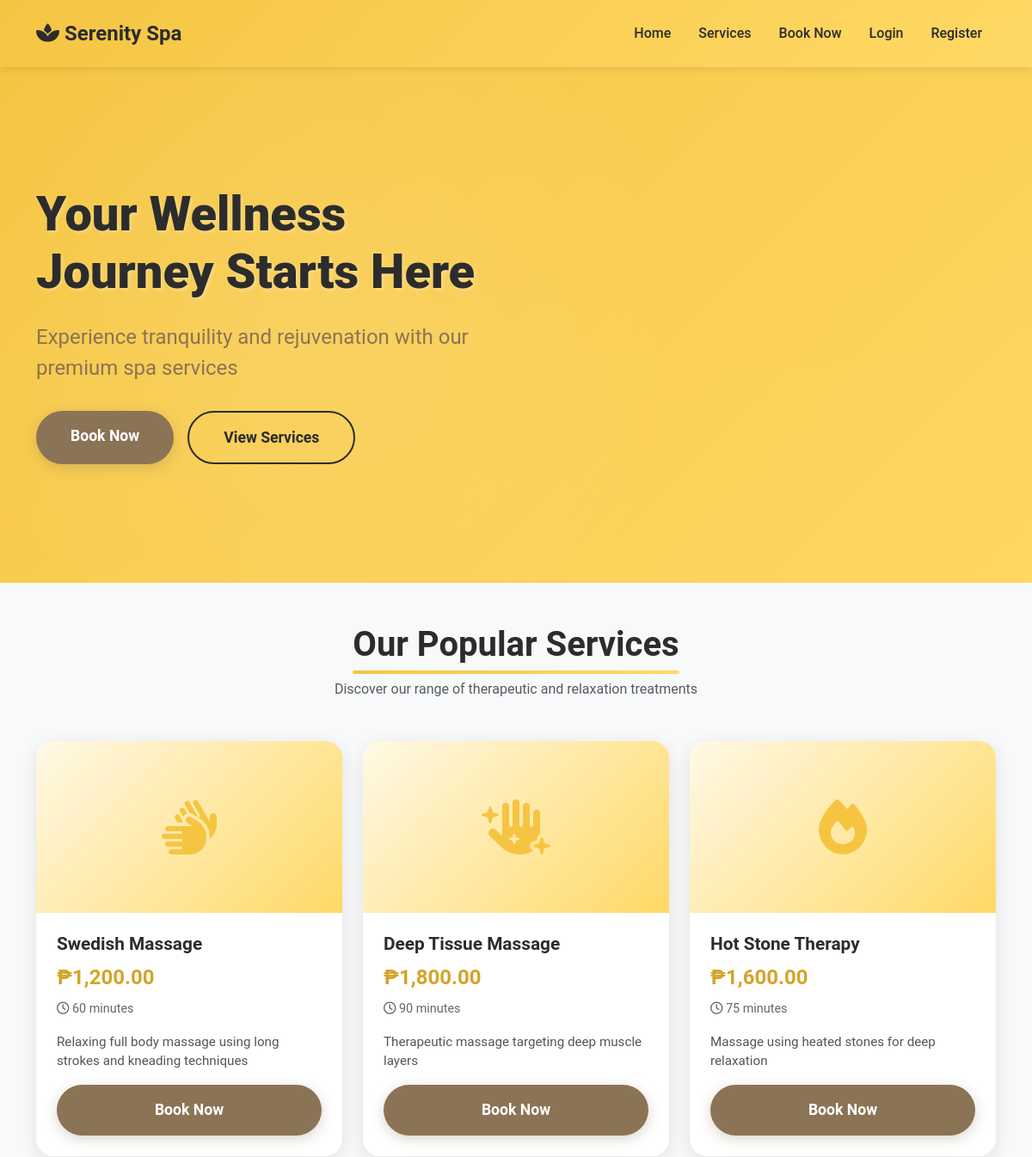
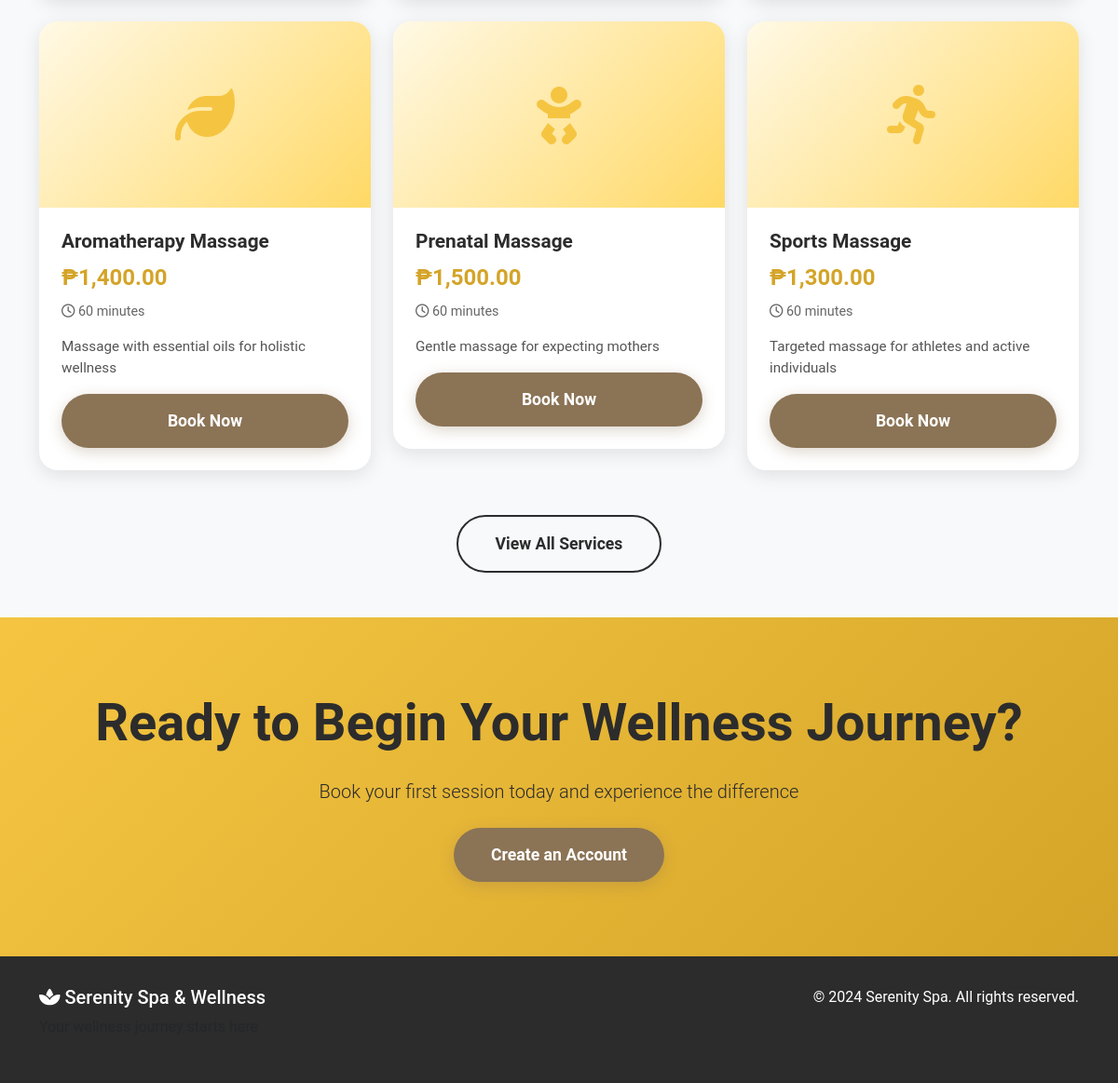
The page / on the database its author committed (2 pictures, top to bottom).
### tables this page shows
CREATE TABLE IF NOT EXISTS services (
service_id INT AUTO_INCREMENT PRIMARY KEY,
service_name VARCHAR(100) NOT NULL,
description TEXT,
duration INT NOT NULL COMMENT 'Duration in minutes',
price DECIMAL(10,2) NOT NULL,
created_at TIMESTAMP DEFAULT CURRENT_TIMESTAMP,
updated_at TIMESTAMP DEFAULT CURRENT_TIMESTAMP ON UPDATE CURRENT_TIMESTAMP
);

### config.php (called while the page is built, shortened)
<?php
function isLoggedIn() {
    return isset($_SESSION['user_id']);
}
?>

### index.php (the view, shortened to what this page needs)
<?php
require 'config.php';
$services = $conn->query("SELECT * FROM services ORDER BY service_id ASC LIMIT 6");
?>
<!DOCTYPE html>
<html lang="en">
<head>
    <link href="https://cdn.jsdelivr.net/npm/bootstrap@5.3.0/dist/css/bootstrap.min.css" rel="stylesheet">
    <link rel="stylesheet" href="https://cdnjs.cloudflare.com/ajax/libs/font-awesome/6.4.0/css/all.min.css">
</head>
<body>
    <nav class="navbar navbar-expand-lg sticky-top">
        <div class="container">
            <a class="navbar-brand" href="index.php">
                <i class="fas fa-spa"></i> Serenity Spa
            </a>
            <div class="collapse navbar-collapse" id="navbarNav">
                <ul class="navbar-nav ms-auto">
                    <li class="nav-item">
                        <a class="nav-link" href="index.php">Home</a>
                    </li>
                    <li class="nav-item">
                        <a class="nav-link" href="services.php">Services</a>
                    </li>
                    <li class="nav-item">
                        <a class="nav-link" href="booking.php">Book Now</a>
                    </li>
                    <?php if (isLoggedIn()): ?>
                        <li class="nav-item">
                            <a class="nav-link" href="dashboard.php">Dashboard</a>
                        </li>
                        <li class="nav-item">
                            <a class="nav-link" href="logout.php">Logout</a>
                        </li>
                    <?php else: ?>
                        <li class="nav-item">
                            <a class="nav-link" href="login.php">Login</a>
                        </li>
                        <li class="nav-item">
                            <a class="nav-link" href="register.php">Register</a>
                        </li>
                    <?php endif; ?>
                </ul>
            </div>
        </div>
    </nav>
    <section class="hero-section">
        <div class="container">
            <div class="row align-items-center">
                <div class="col-lg-6 hero-content fade-in-up">
                    <h1 class="hero-title">Your Wellness Journey Starts Here</h1>
                    <p class="hero-subtitle">Experience tranquility and rejuvenation with our premium spa services</p>
                    <div class="d-flex gap-3">
                        <a href="booking.php" class="btn btn-primary-custom">Book Now</a>
                        <a href="services.php" class="btn btn-secondary-custom">View Services</a>
                    </div>
                </div>
            </div>
        </div>
    </section>
    <section class="py-5 bg-light">
        <div class="container">
            <div class="text-center mb-5">
                <h2 class="section-title">Our Popular Services</h2>
                <p class="text-muted">Discover our range of therapeutic and relaxation treatments</p>
            </div>
            <div class="row g-4">
                <?php
                $icons = ['fa-hands', 'fa-hand-sparkles', 'fa-fire', 'fa-leaf', 'fa-baby', 'fa-running'];
                $i = 0;
                while ($service = $services->fetch_assoc()):
                ?>
                <div class="col-md-6 col-lg-4">
                    <div class="service-card">
                        <div class="service-img">
                            <i class="fas <?= $icons[$i % 6] ?>"></i>
                        </div>
                        <div class="service-card-body">
                            <h3 class="service-title"><?= htmlspecialchars($service['service_name']) ?></h3>
                            <div class="service-price">₱<?= number_format($service['price'], 2) ?></div>
                            <div class="service-duration">
                                <i class="far fa-clock"></i> <?= $service['duration'] ?> minutes
                            </div>
                            <p class="service-description"><?= htmlspecialchars($service['description']) ?></p>
                            <a href="booking.php?service_id=<?= $service['service_id'] ?>" class="btn btn-primary-custom w-100">
                                Book Now
                            </a>
                        </div>
                    </div>
                </div>
                <?php
                $i++;
                endwhile;
                ?>
            </div>
            <div class="text-center mt-5">
                <a href="services.php" class="btn btn-secondary-custom">View All Services</a>
            </div>
        </div>
    </section>
    <section class="cta-section">
        <div class="container text-center">
            <h2 class="display-4 fw-bold mb-4">Ready to Begin Your Wellness Journey?</h2>
            <p class="lead mb-4">Book your first session today and experience the difference</p>
            <a href="register.php" class="btn btn-primary-custom btn-lg">Create an Account</a>
        </div>
    </section>
    <footer>
        <div class="container">
            <div class="row">
                <div class="col-md-6">
                    <h5><i class="fas fa-spa"></i> Serenity Spa & Wellness</h5>
                    <p class="text-muted">Your wellness journey starts here</p>
                </div>
                <div class="col-md-6 text-md-end">
                    <p class="mb-0">&copy; 2024 Serenity Spa. All rights reserved.</p>
                </div>
            </div>
        </div>
    </footer>
</body>
</html>

### index.php (style rules this page uses)
:root { --primary-yellow: #F5C542; --secondary-yellow: #FFD966; --dark-yellow: #D4A428; --light-yellow: #FFF9E6; --earth-brown: #8B7355; --soft-green: #A8C69F; --text-dark: #2C2C2C; }
body { font-family: 'Roboto', sans-serif; color: var(--text-dark); }
.navbar { background: linear-gradient(135deg, var(--primary-yellow) 0%, var(--secondary-yellow) 100%); padding: 1rem 0; box-shadow: 0 2px 10px rgba(0,0,0,0.1); }
.navbar-brand { font-size: 1.5rem; font-weight: 700; color: var(--text-dark) !important; }
.nav-link { color: var(--text-dark) !important; font-weight: 500; margin: 0 0.5rem; transition: all 0.3s ease; }
.hero-section { background-size: cover; background-position: center; min-height: 600px; display: flex; align-items: center; position: relative; overflow: hidden; }
.hero-section::before { content: ''; position: absolute; top: 0; left: 0; right: 0; bottom: 0; background: radial-gradient(circle at 30% 50%, rgba(255,255,255,0.1) 0%, transparent 50%); }
.hero-content { position: relative; z-index: 2; }
.hero-title { font-size: 3.5rem; font-weight: 800; color: var(--text-dark); margin-bottom: 1.5rem; text-shadow: 2px 2px 4px rgba(255,255,255,0.3); }
.hero-subtitle { font-size: 1.5rem; color: var(--earth-brown); margin-bottom: 2rem; }
.btn-primary-custom { background: var(--earth-brown); color: white; border: none; padding: 1rem 2.5rem; font-size: 1.1rem; font-weight: 600; border-radius: 50px; transition: all 0.3s ease; box-shadow: 0 4px 15px rgba(139, 115, 85, 0.3); }
.btn-secondary-custom { background: transparent; color: var(--text-dark); border: 2px solid var(--text-dark); padding: 1rem 2.5rem; font-size: 1.1rem; font-weight: 600; border-radius: 50px; transition: all 0.3s ease; }
.service-card { border: none; border-radius: 20px; overflow: hidden; transition: all 0.3s ease; background: white; box-shadow: 0 5px 20px rgba(0,0,0,0.1); }
.service-img { height: 200px; background: linear-gradient(135deg, var(--light-yellow) 0%, var(--secondary-yellow) 100%); display: flex; align-items: center; justify-content: center; font-size: 4rem; color: var(--primary-yellow); }
.service-card-body { padding: 1.5rem; }
.service-title { font-size: 1.3rem; font-weight: 700; color: var(--text-dark); margin-bottom: 0.5rem; }
.service-price { color: var(--dark-yellow); font-size: 1.5rem; font-weight: 700; margin-bottom: 0.5rem; }
.service-duration { color: #666; font-size: 0.9rem; margin-bottom: 1rem; }
.service-description { color: #555; font-size: 0.95rem; margin-bottom: 1rem; }
.section-title { font-size: 2.5rem; font-weight: 700; color: var(--text-dark); margin-bottom: 1rem; position: relative; display: inline-block; }
.section-title::after { content: ''; position: absolute; bottom: -10px; left: 0; width: 100%; height: 4px; background: linear-gradient(90deg, var(--primary-yellow) 0%, var(--secondary-yellow) 100%); border-radius: 2px; }
.cta-section { background: linear-gradient(135deg, var(--primary-yellow) 0%, var(--dark-yellow) 100%); padding: 5rem 0; color: var(--text-dark); }
footer { background: var(--text-dark); color: white; padding: 2rem 0; }
.fade-in-up { animation: fadeInUp 0.8s ease; }

### rows shown on the page
services: service_name "Swedish Massage", price "1,200.00", duration "60", description "Relaxing full body massage using long strokes and kneading techniques"
services: service_name "Deep Tissue Massage", price "1,800.00", duration "90", description "Therapeutic massage targeting deep muscle layers"
services: service_name "Hot Stone Therapy", price "1,600.00", duration "75", description "Massage using heated stones for deep relaxation"
services: service_name "Aromatherapy Massage", price "1,400.00", duration "60", description "Massage with essential oils for holistic wellness"
services: service_name "Prenatal Massage", price "1,500.00", duration "60", description "Gentle massage for expecting mothers"
services: service_name "Sports Massage", price "1,300.00", duration "60", description "Targeted massage for athletes and active individuals"
